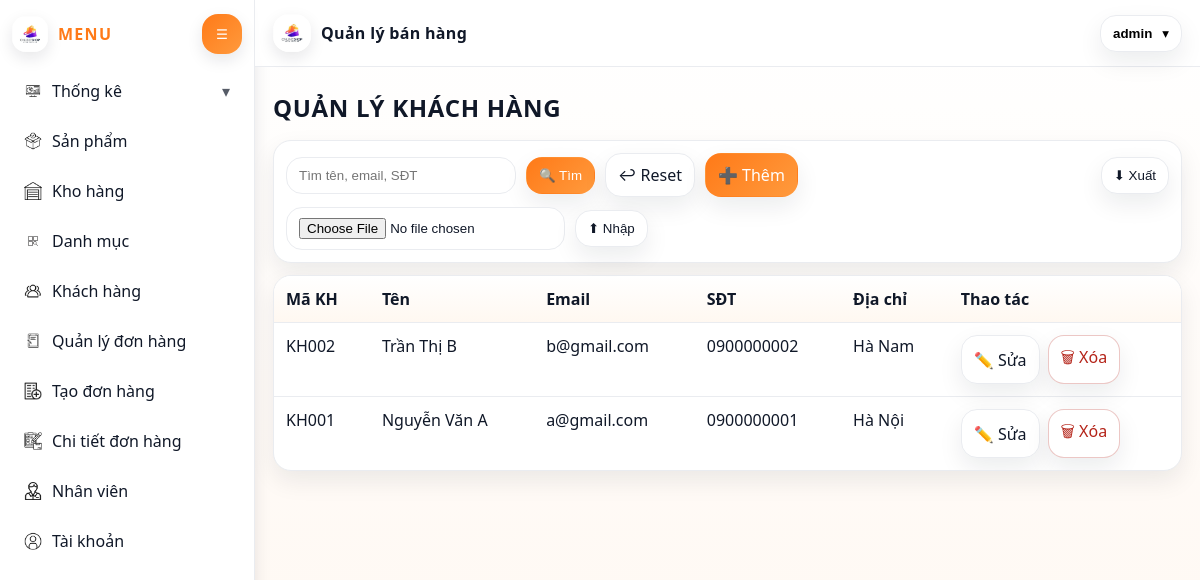
The page /KhachHang/Get_data (signed in) on the database its author committed.
### tables this page shows
CREATE TABLE khachhang (
  makh VARCHAR(20) PRIMARY KEY,
  tenkh VARCHAR(255) NOT NULL,
  email VARCHAR(255) NULL,
  sdt VARCHAR(20) NULL,
  diachi VARCHAR(255) NULL
);

### MVC/Core/Controller.php (called while the page is built, shortened)
<?php
class Controller{
    public function model($model){
        return new $model;
    }
    public function view($view, $data = []){
    extract($data);
    include_once './MVC/Views/'.$view.'.php';
}
}
?>

### MVC/Controllers/KhachHang.php (called while the page is built, shortened)
<?php
class KhachHang extends Controller {
  public function Get_data(){
    $m=$this->model("KhachHangModel");
    $rows=$m->all();
    $edit=null;
    $this->view("Master", ["page"=>"khachhang","rows"=>$rows,"edit"=>$edit]);
  }
}
?>

### MVC/Core/App.php (called while the page is built, shortened)
<?php
class App{
    protected $action= "Index";
    function __construct(){
        $arr = $this->processURL();
        if (!empty($arr[0])) {
            unset($arr[0]);
        }
        $this->controller = new $controllerClass;
        $requestedAction = $arr[1] ?? $this->action;
        $this->action = $requestedAction;
        unset($arr[1]);
        $this->param = $arr ? array_map('rawurldecode', array_values($arr)) : [];
        call_user_func_array([$this->controller, $this->action], $this->param);
    }
    function processURL(){
        if(isset($_GET['url'])){
            return explode('/', trim((string) $_GET['url'], '/'));
        }
        return [];
    }
}
?>

### index.php (called while the page is built, shortened)
<?php
$app = new App();
?>

### MVC/Core/connectDB.php (called while the page is built, shortened)
<?php
class connectDB {
    function __construct() {
        $this->con = mysqli_connect('localhost', 'root', '', 'qlbanhang');
    }
}
?>

### MVC/Models/KhachHangModel.php (called while the page is built, shortened)
<?php
class KhachHangModel extends connectDB {
  public function all(){
    return mysqli_query($this->con, "SELECT * FROM khachhang ORDER BY makh DESC");
  }
}
?>

### MVC/Views/Pages/khachhang.php (the view, shortened to what this page needs)
<?php
$rows=$payload["rows"] ?? null;
?>
<h2 class="page-title">QUẢN LÝ KHÁCH HÀNG</h2>
<div class="toolbar">
  <form method="post" action="<?= BASE_URL ?>KhachHang/Search">
    <input class="input" name="keyword" placeholder="Tìm tên, email, SĐT">
    <button class="btn primary">🔍 Tìm</button>
    <a class="btn" href="<?= BASE_URL ?>KhachHang/Get_data">↩ Reset</a>
  </form>
  <a class="btn primary" href="<?= BASE_URL ?>KhachHang/Get_data?add=1">➕ Thêm</a>
  <form method="post" action="<?= BASE_URL ?>KhachHang/Export" style="margin-left:auto">
    <button class="btn">⬇ Xuất</button>
  </form>
  <form method="post" action="<?= BASE_URL ?>KhachHang/Import" enctype="multipart/form-data">
    <input class="input" type="file" name="file" accept=".csv,text/csv" required>
    <button class="btn">⬆ Nhập</button>
  </form>
</div>
<table class="table">
  <thead><tr><th>Mã KH</th><th>Tên</th><th>Email</th><th>SĐT</th><th>Địa chỉ</th><th>Thao tác</th></tr></thead>
  <tbody>
  <?php if($rows && mysqli_num_rows($rows)>0): while($r=mysqli_fetch_assoc($rows)): ?>
    <tr>
      <td><?= htmlspecialchars($r['makh']) ?></td>
      <td><?= htmlspecialchars($r['tenkh']) ?></td>
      <td><?= htmlspecialchars($r['email']) ?></td>
      <td><?= htmlspecialchars($r['sdt']) ?></td>
      <td><?= htmlspecialchars($r['diachi']) ?></td>
      <td class="actions">
        <a class="btn" href="<?= BASE_URL ?>KhachHang/Edit/<?= urlencode($r['makh']) ?>">✏️ Sửa</a>
        <a class="btn danger" onclick="return confirm('Xóa khách hàng?')"
           href="<?= BASE_URL ?>KhachHang/Delete/<?= urlencode($r['makh']) ?>">🗑 Xóa</a>
      </td>
    </tr>
  <?php endwhile; else: ?>
    <tr><td colspan="6" style="text-align:center">Không có dữ liệu</td></tr>
  <?php endif; ?>
  </tbody>
</table>

### Public/Css/Master.css (style rules this page uses)
:root { --bg: #fff; --panel: #ffffff; --text: #101828; --muted: #667085; --line: #eaecf0; --orange: #ff7a18; --orange2: #ffb36b; --shadow: 0 10px 25px rgba(16, 24, 40, 0.08); --shadow2: 0 6px 16px rgba(16, 24, 40, 0.1); --radius: 18px; --radius2: 14px; --sidebarW: 255px; --sidebarCollapsed: 80px; --trans: 180ms ease; font-family: system-ui, -apple-system, Segoe UI, Roboto, Helvetica, Arial, sans-serif; }
* { box-sizing: border-box; }
body { margin: 0; background: linear-gradient(180deg, #fff, #fff7f0); color: var(--text); }

### Public/Css/pages.css (style rules this page uses)
.page-title { margin: 6px 0 16px; font-weight: 900; letter-spacing: 0.03em; }
.toolbar { display: flex; gap: 10px; flex-wrap: wrap; align-items: center; background: #fff; border: 1px solid var(--line); padding: 12px; border-radius: var(--radius); box-shadow: var(--shadow); margin-bottom: 12px; }
.toolbar form { display: flex; gap: 10px; flex-wrap: wrap; align-items: center; }
.input, .select { padding: 10px 12px; border: 1px solid var(--line); border-radius: 16px; outline: none; background: #fff; min-width: 230px; }
.btn { display: inline-flex; align-items: center; justify-content: center; gap: 8px; padding: 10px 12px; border-radius: 16px; border: 1px solid var(--line); background: #fff; color: var(--text); text-decoration: none; cursor: pointer; transition: transform 140ms ease, box-shadow 140ms ease, background 140ms ease, border-color 140ms ease; box-shadow: var(--shadow); }
.btn.primary { background: linear-gradient(135deg, var(--orange), #ff9a3d); color: #fff; border-color: transparent; }
.btn.danger { background: #fff; border-color: rgba(180, 35, 24, 0.25); color: #b42318; }
.table { width: 100%; border-collapse: separate; border-spacing: 0; background: #fff; border: 1px solid var(--line); border-radius: var(--radius); overflow: hidden; box-shadow: var(--shadow); }
.table th, .table td { padding: 12px 12px; border-bottom: 1px solid var(--line); vertical-align: top; }
.table thead th { background: linear-gradient(180deg, #fff, #fff8f1); text-align: left; font-weight: 800; }
.table tbody tr:last-child td { border-bottom: none; }
.actions { display: flex; gap: 8px; flex-wrap: wrap; }

### rows shown on the page
khachhang: makh "KH002", tenkh "Trần Thị B", email "b@gmail.com", sdt "0900000002", diachi "Hà Nam"
khachhang: makh "KH001", tenkh "Nguyễn Văn A", email "a@gmail.com", sdt "0900000001", diachi "Hà Nội"

### other values the page prints
$username "admin"
